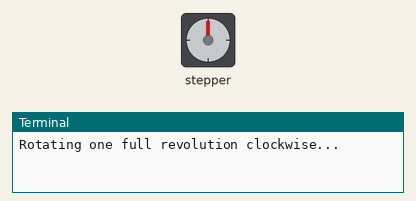
The program below on a simulated Raspberry Pi (BCM pin numbers). Parts: stepper motor, the last lines printed to the terminal. The stepper is drawn at 2048 steps a turn. At 9.3 s the program stops and its outputs stay as they are.

Above: at 0.15 s.
At 2.25 s:
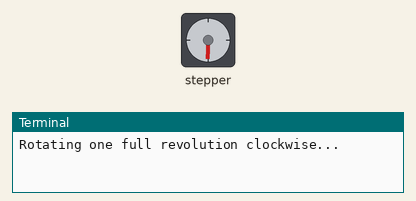
At 4.2 s:
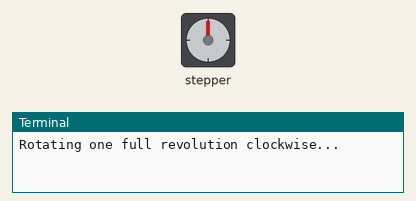
At 8.91 s:
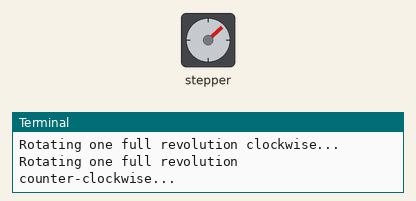
Timing chart, 0 to 10.8 s (numbered marks = the images above):
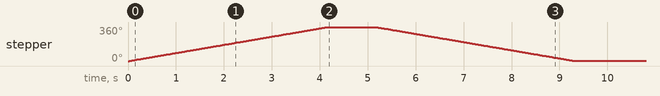

Measured:
- by itself, stepper: turns 360° clockwise in 4.1 s, then 359° counter-clockwise in 4.1 s

The program:

example.py
```python
# Controls the 28BYJ-48 from a Raspberry Pi using RPi.GPIO in an 8-step half-step sequence to rotate one full revolution clockwise and counterclockwise.
#
# Buy this module: https://shillehtek.com/products/shillehtek-5v-4-phase-stepper-motor-with-uln2003-driver
# Full manual: https://shillehtek.com/blogs/shillehtek-product-manuals/shillehtek-5v-4-phase-stepper-motor-with-uln2003-driver-manual
# More examples: https://github.com/shillehbean/shillehtek-examples
#

#!/usr/bin/env python3
# 28BYJ-48 + ULN2003 - Raspberry Pi half-step example
# IN1->GPIO 17, IN2->GPIO 27, IN3->GPIO 22, IN4->GPIO 23

import RPi.GPIO as GPIO
import time

PINS = [17, 27, 22, 23]  # IN1, IN2, IN3, IN4

# 8-step half-stepping sequence for smoother motion
HALF_STEP = [
    [1, 0, 0, 0],
    [1, 1, 0, 0],
    [0, 1, 0, 0],
    [0, 1, 1, 0],
    [0, 0, 1, 0],
    [0, 0, 1, 1],
    [0, 0, 0, 1],
    [1, 0, 0, 1],
]

GPIO.setmode(GPIO.BCM)
for pin in PINS:
    GPIO.setup(pin, GPIO.OUT)
    GPIO.output(pin, 0)

def step(direction=1, steps=4096, delay_s=0.001):
    seq = HALF_STEP if direction > 0 else list(reversed(HALF_STEP))
    for i in range(steps):
        for pin, val in zip(PINS, seq[i % 8]):
            GPIO.output(pin, val)
        time.sleep(delay_s)

try:
    print("Rotating one full revolution clockwise...")
    step(direction=1, steps=4096)  # 4096 = one revolution in half-step mode
    time.sleep(1)
    print("Rotating one full revolution counter-clockwise...")
    step(direction=-1, steps=4096)
finally:
    for pin in PINS:
        GPIO.output(pin, 0)
    GPIO.cleanup()
```
